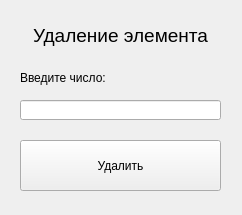
<?xml version="1.0" encoding="UTF-8"?>
<ui version="4.0">
 <class>Form</class>
 <widget class="QWidget" name="Form">
  <property name="geometry">
   <rect>
    <x>0</x>
    <y>0</y>
    <width>242</width>
    <height>215</height>
   </rect>
  </property>
  <property name="windowTitle">
   <string>Удаление</string>
  </property>
  <widget class="QLabel" name="label_2">
   <property name="geometry">
    <rect>
     <x>20</x>
     <y>70</y>
     <width>91</width>
     <height>16</height>
    </rect>
   </property>
   <property name="text">
    <string>Введите число:</string>
   </property>
  </widget>
  <widget class="QPushButton" name="pushButton">
   <property name="geometry">
    <rect>
     <x>20</x>
     <y>140</y>
     <width>201</width>
     <height>51</height>
    </rect>
   </property>
   <property name="text">
    <string>Удалить</string>
   </property>
  </widget>
  <widget class="QLineEdit" name="lineEdit">
   <property name="geometry">
    <rect>
     <x>20</x>
     <y>100</y>
     <width>201</width>
     <height>20</height>
    </rect>
   </property>
  </widget>
  <widget class="QLabel" name="label">
   <property name="geometry">
    <rect>
     <x>20</x>
     <y>20</y>
     <width>201</width>
     <height>31</height>
    </rect>
   </property>
   <property name="font">
    <font>
     <pointsize>14</pointsize>
    </font>
   </property>
   <property name="layoutDirection">
    <enum>Qt::LeftToRight</enum>
   </property>
   <property name="text">
    <string>Удаление элемента</string>
   </property>
   <property name="alignment">
    <set>Qt::AlignCenter</set>
   </property>
  </widget>
 </widget>
 <resources/>
 <connections/>
</ui>
